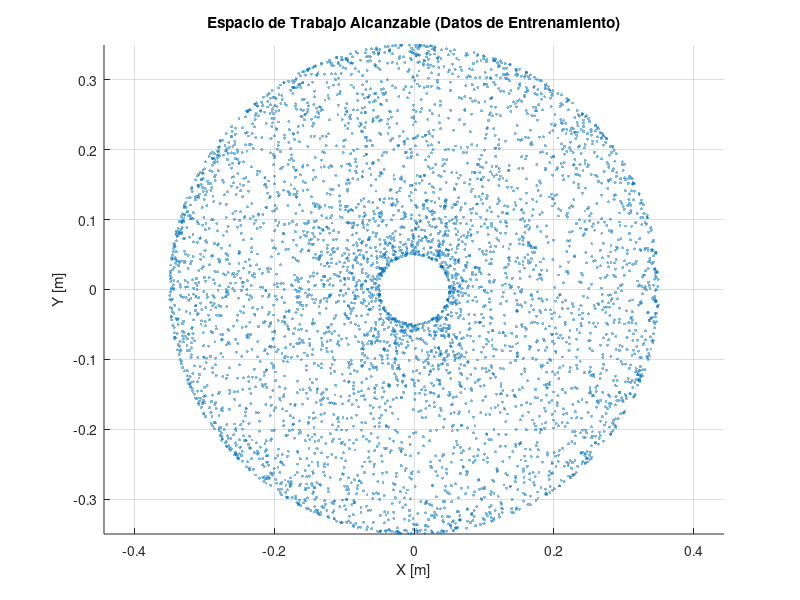

Source code (MATLAB): (Note: this script raises an error after producing the figure.)
%% Generador de entrenamiento: Cinemática Inversa 2GDL con Red Neuronal
% Optimizado para aprendizaje didáctico y visualización
clear; clc; close all;

l1 = 0.2; % [m]
l2 = 0.15; % [m]

%% 1. Generación de Datos de Entrenamiento (Optimizada)
% Aumentamos los datos para un mejor mapeo del espacio continuo
n = 5000; 

% Restringimos el espacio articular para asegurar un mapeo UNO a UNO.
% Theta 1: de 0 a 180 grados (0 a pi rad)
th1 = 360 * rand(1, n); 
% Theta 2: de 0 a 180 grados (Obligamos a la configuración "codo abajo")
th2 = 180 * rand(1, n);

% Cinemática Directa (Ecuaciones para generar las entradas de la red)
x = l1 * cosd(th1) + l2 * cosd(th1+th2);
y = l1 * sind(th1) + l2 * sind(th1+th2);

% Visualización del Espacio de Trabajo del Robot
figure('Name', 'Espacio de Trabajo del Robot');
scatter(x, y, 5, 'filled', 'MarkerFaceAlpha', 0.5);
title('Espacio de Trabajo Alcanzable (Datos de Entrenamiento)');
xlabel('X [m]'); ylabel('Y [m]');
axis equal; grid on;

% ATENCIÓN AL CAMBIO: 
% Para cinemática inversa, las entradas de la red son las coordenadas (x,y)
% y las salidas esperadas (targets) son los ángulos (th1, th2).
Ent = [x; y];      
Sal = [th1; th2];  

%% 2. Creación y Configuración de la Red Neuronal
% Usamos feedforwardnet (más moderno y limpio que 'network' manual)
% Arquitectura: 2 capas ocultas con 20 y 15 neuronas
net = feedforwardnet([20 15]);

% --- Configuración de Funciones de Activación ---
% Capa 1: 'tansig' (Tangente hiperbólica). Excelente para mapear la no linealidad del seno/coseno.
net.layers{1}.transferFcn = 'tansig'; 
% Capa 2: 'poslin' (ReLU). Ayuda a evitar el desvanecimiento del gradiente.
net.layers{2}.transferFcn = 'poslin'; 
% Capa de Salida (Capa 3): 'purelin' (Lineal). Obligatoria en la salida para predecir valores continuos (grados).
net.layers{3}.transferFcn = 'purelin';

% División de datos: 70% Entrenamiento, 15% Validación, 15% Prueba
net.divideParam.trainRatio = 70/100;
net.divideParam.valRatio   = 15/100;
net.divideParam.testRatio  = 15/100;

% Algoritmo de entrenamiento: Levenberg-Marquardt (rápido para regresión de este tamaño)
net.trainFcn = 'trainlm'; 
view(net);
%% 3. Entrenamiento de la Red
disp('Entrenando la red neuronal... (Esto tomará unos segundos)');
[net, tr] = train(net, Ent, Sal);

% Obtenemos las predicciones de toda la base de datos para análisis
Sal_pred = net(Ent);

%% 4. Gráficas Didácticas (Regresión y Desempeño)
% 1. Rendimiento del entrenamiento (Error Cuadrático Medio vs Épocas)
figure('Name', 'Rendimiento de la Red');
plotperform(tr);

% 2. Regresión Lineal: Compara las salidas de la red (Y) contra los datos reales (T)
% Si la red es perfecta, todas las líneas estarán sobre R = 1 (una diagonal perfecta a 45 grados).
figure('Name', 'Análisis de Regresión Lineal');
plotregression(Sal(1,:), Sal_pred(1,:), 'Regresión Theta 1', ...
               Sal(2,:), Sal_pred(2,:), 'Regresión Theta 2');

%% 5. Prueba de la Red (Cinemática Inversa en Acción)
% Probaremos con un punto válido DENTRO del espacio de trabajo.
x_test = 0.2;
y_test = -0.1;
Punto_Prueba = [x_test; y_test];

% 1. La Red Neuronal predice los ángulos
Angulos_Predichos = net(Punto_Prueba);
th1_p = Angulos_Predichos(1);
th2_p = Angulos_Predichos(2);

fprintf('\n--- Resultados de la Prueba ---\n');
fprintf('Punto deseado: X = %.2f m, Y = %.2f m\n', x_test, y_test);
fprintf('Ángulos calculados por la Red: Theta1 = %.2f°, Theta2 = %.2f°\n', th1_p, th2_p);

% 2. Comprobación matemática (Cinemática Directa con los ángulos de la red)
x_calc = l1 * cosd(th1_p) + l2 * cosd(th1_p+th2_p);
y_calc = l1 * sind(th1_p) + l2 * sind(th1_p+th2_p);
fprintf('Punto real alcanzado con esos ángulos: X = %.4f m, Y = %.4f m\n', x_calc, y_calc);
fprintf('Error Euclidiano: %.4f metros\n', norm([x_test-x_calc; y_test-y_calc]));

% 3. Gráfica de los eslabones del robot
figure('Name', 'Postura del Robot');
% Trazar eslabones: (0,0) -> Articulación 2 -> Efector final
plot([0, l1*cosd(th1_p), x_calc], [0, l1*sind(th1_p), y_calc], '-o', 'LineWidth', 4, 'MarkerSize', 8);
hold on;
plot(x_test, y_test, 'rx', 'MarkerSize', 12, 'LineWidth', 2); % El objetivo marcado con una X roja
axis([-0.4 0.4 -0.4 0.4]); grid on;
title('Prueba del Robot con Ángulos Predichos');
legend('Eslabones del Robot', 'Punto Objetivo');

%% 6. Generar Bloque de Simulink
% Genera un diagrama de bloques listo para conectarse a una planta en Simulink
gensim(net);
